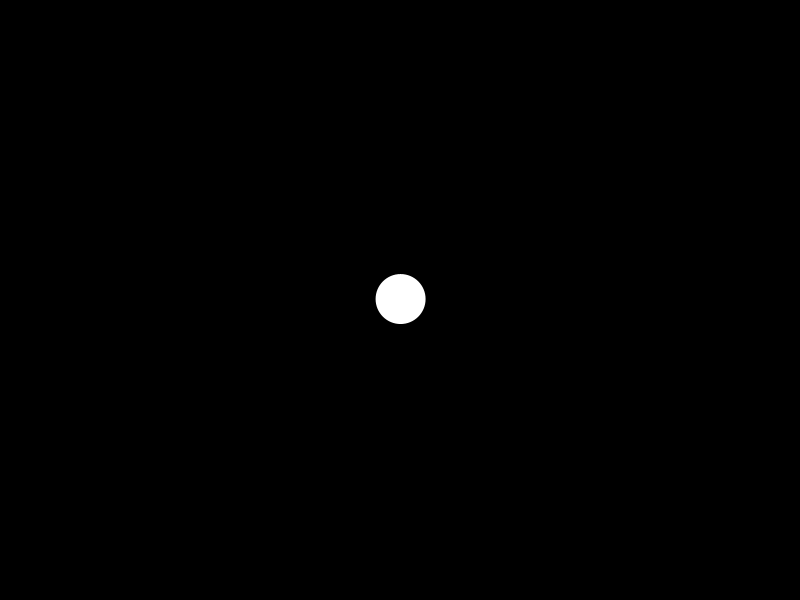
Frame 1 (no input)
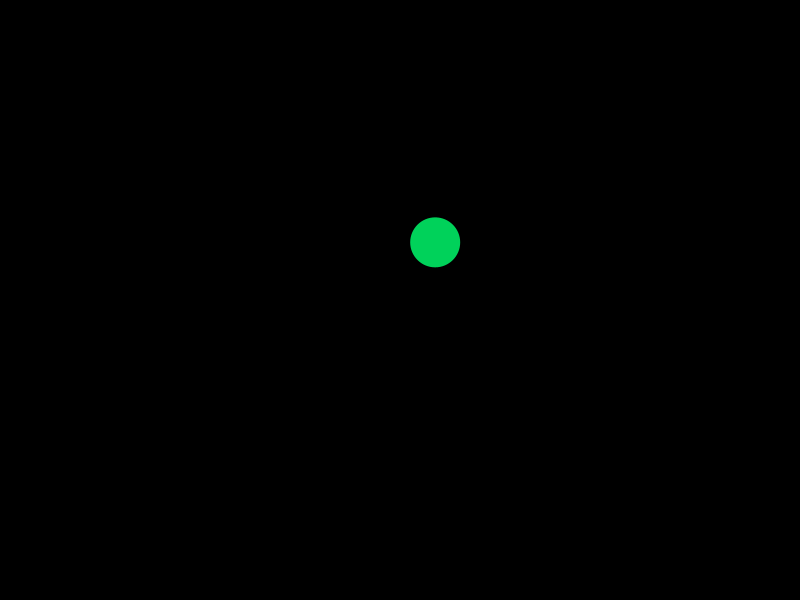
Frame 60 (the mouse pressed at the canvas centre just before this capture)
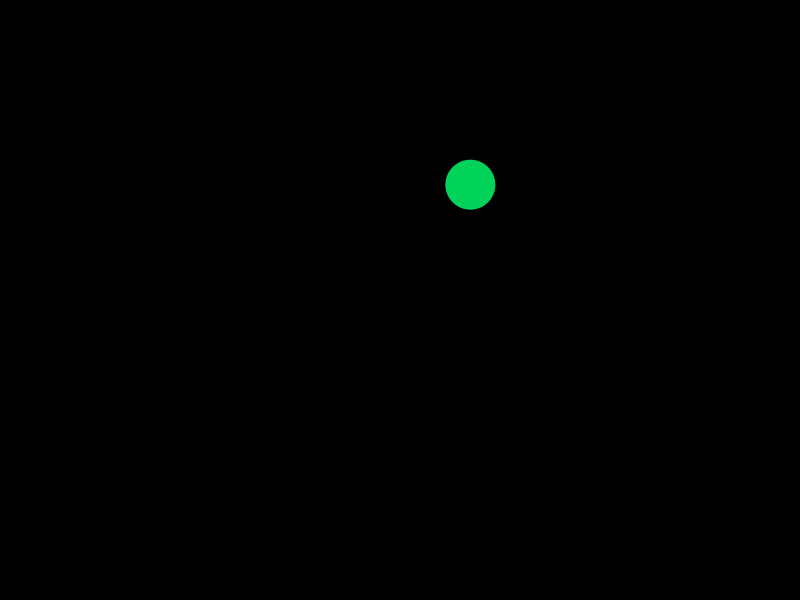
Frame 120 (the mouse held since frame 60 and released just before this capture)

The Processing sketch that drew these frames (run headless with seeded random() and noise(); from frame 60 on, the mouse is pressed at the canvas centre):

// Processing sketch: Collision
// ── Collision.pde
PVector loc, vel, accl;
PVector mouse;
int sz=50;

void setup() {
  size(800, 600);
  loc = new PVector(width/2, height/2);
  vel = new PVector(random(-2, 2), random(-2, 2));   
  accl = new PVector(0, 0);
  mouse = new PVector();
}

void draw() {
  mouse.set(mouseX, mouseY);
  background(0);
  vel.add(accl);
  loc.add(vel);

  noStroke();
  ellipse(loc.x, loc.y, sz, sz);

  if (loc.dist(mouse) < sz/2) {
    fill(255, 80, 100);
    vel.mult(-1);
  }
  else {
    fill(0, 210, 90);
  }

  if (loc.x + sz/2 > width || loc.x - sz/2 < 0) {
    vel.x *= -1;
  }
  if (loc.y + sz/2 > height || loc.y - sz/2 < 0) {
    vel.y *= -1;
  }
}
